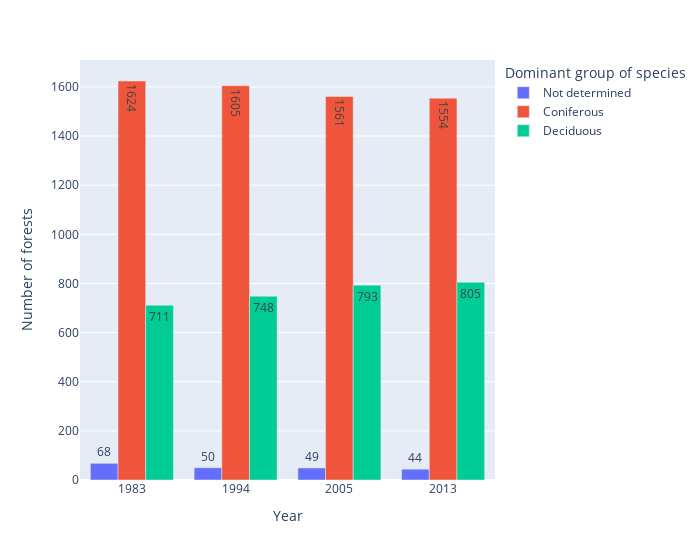

The notebook cell saved with this chart:
### Code cell
conileaf = pd.DataFrame(parcelle.groupby(["FEU_RES", "LFI"])["PARCELLE"].nunique().reset_index())
conileaf["year"] = conileaf["LFI"].apply(lambda x : str(1983) if x == "LFI1"
                                                              else str(1994) if x == "LFI2"
                                                              else str(2005) if x == "LFI3"
                                                              else str(2013))

# if color argument is not string, grouped bar option does not work
conileaf["species"] = conileaf["FEU_RES"].apply(lambda x : "Coniferous" if x == 1
                                                                        else "Deciduous" if x == 2
                                                                        else "Not determined")

dpf = px.bar(x="year", y = "PARCELLE", data_frame=conileaf, color="species",
             barmode = "group",
             labels={"PARCELLE":"Number of forests", "year":"Year", "species":"Dominant group of species"},
             text_auto=True, width=700)
dpf.update_coloraxes(showscale=False)
dpf.show()

### Figure 1 — Plotly figure (JSON) as saved in the notebook; plotly's stock layout.template omitted (floating-point values rounded to 4 significant figures)
{"data": [{"alignmentgroup": "True", "hovertemplate": "Dominant group of species=Not determined<br>Year=%{x}<br>Number of forests=%{y}<extra></extra>", "legendgroup": "Not determined", "marker": {"color": "#636efa", "pattern": {"shape": ""}}, "name": "Not determined", "offsetgroup": "Not determined", "orientation": "v", "showlegend": true, "textposition": "auto", "texttemplate": "%{y}", "type": "bar", "x": ["1983", "1994", "2005", "2013"], "xaxis": "x", "y": [68, 50, 49, 44], "yaxis": "y"}, {"alignmentgroup": "True", "hovertemplate": "Dominant group of species=Coniferous<br>Year=%{x}<br>Number of forests=%{y}<extra></extra>", "legendgroup": "Coniferous", "marker": {"color": "#EF553B", "pattern": {"shape": ""}}, "name": "Coniferous", "offsetgroup": "Coniferous", "orientation": "v", "showlegend": true, "textposition": "auto", "texttemplate": "%{y}", "type": "bar", "x": ["1983", "1994", "2005", "2013"], "xaxis": "x", "y": [1624, 1605, 1561, 1554], "yaxis": "y"}, {"alignmentgroup": "True", "hovertemplate": "Dominant group of species=Deciduous<br>Year=%{x}<br>Number of forests=%{y}<extra></extra>", "legendgroup": "Deciduous", "marker": {"color": "#00cc96", "pattern": {"shape": ""}}, "name": "Deciduous", "offsetgroup": "Deciduous", "orientation": "v", "showlegend": true, "textposition": "auto", "texttemplate": "%{y}", "type": "bar", "x": ["1983", "1994", "2005", "2013"], "xaxis": "x", "y": [711, 748, 793, 805], "yaxis": "y"}], "layout": {"barmode": "group", "coloraxis": {"showscale": false}, "legend": {"title": {"text": "Dominant group of species"}, "tracegroupgap": 0}, "margin": {"t": 60}, "width": 700, "xaxis": {"anchor": "y", "domain": [0, 1], "title": {"text": "Year"}}, "yaxis": {"anchor": "x", "domain": [0, 1], "title": {"text": "Number of forests"}}}}
